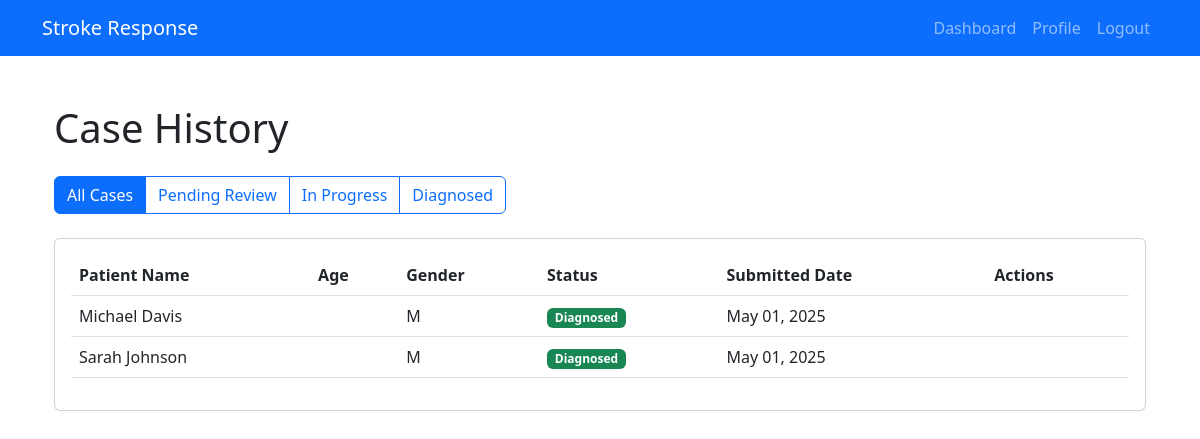
The page /neurologist/cases/ (signed in) on the database as committed earlier.
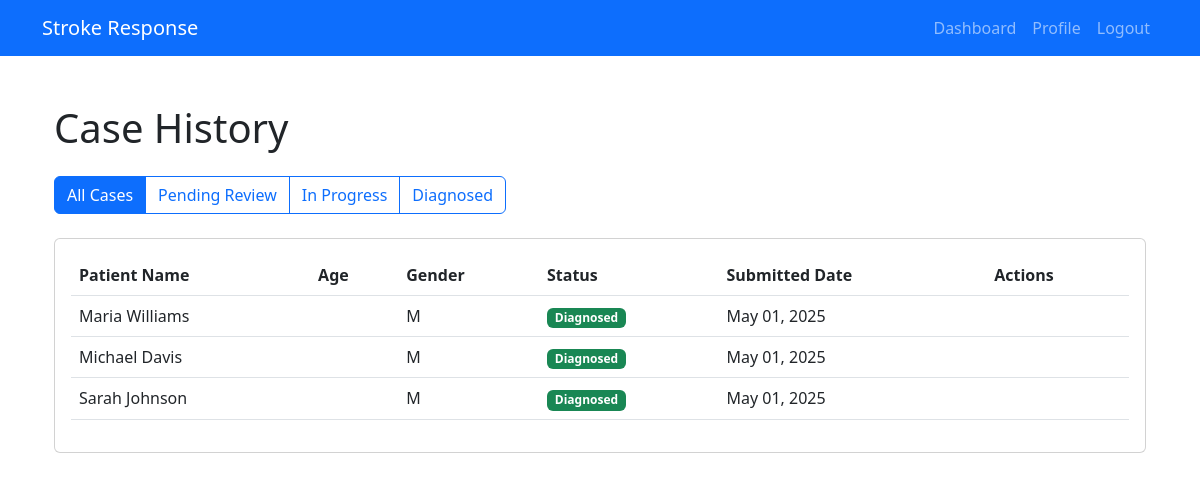
The same page on the database as committed later.
### technician/models.py (models this page shows, shortened)
class Patient(models.Model):
    STATUS_CHOICES = [
        ('NEW', 'New'),
        ('SUBMITTED', 'Submitted for Review'),
        ('REVIEWED', 'Under Review'),
        ('DIAGNOSED', 'Diagnosed'),
        ('DISCHARGED', 'Discharged'),
    ]
    GENDER_CHOICES = [
        ('M', 'Male'),
        ('F', 'Female'),
        ('O', 'Other'),
    ]
    first_name = models.CharField(max_length=100)
    last_name = models.CharField(max_length=100)
    date_of_birth = models.DateField()
    gender = models.CharField(max_length=1, choices=GENDER_CHOICES)
    contact_number = models.CharField(max_length=15, blank=True)
    address = models.TextField(blank=True)
    emergency_contact_name = models.CharField(max_length=100, blank=True)
    emergency_contact_number = models.CharField(max_length=15, blank=True)
    medical_history = models.TextField(blank=True)
    current_medications = models.TextField(blank=True)
    allergies = models.TextField(blank=True)
    blood_pressure_systolic = models.IntegerField(validators=[MinValueValidator(0), MaxValueValidator(300)])
    blood_pressure_diastolic = models.IntegerField(validators=[MinValueValidator(0), MaxValueValidator(200)])
    heart_rate = models.IntegerField(validators=[MinValueValidator(0), MaxValueValidator(300)])
    respiratory_rate = models.IntegerField(validators=[MinValueValidator(0), MaxValueValidator(100)])
    temperature = models.DecimalField(max_digits=4, decimal_places=1)
    oxygen_saturation = models.IntegerField(validators=[MinValueValidator(0), MaxValueValidator(100)])
    glasgow_coma_scale = models.IntegerField(validators=[MinValueValidator(3), MaxValueValidator(15)])
    chief_complaint = models.TextField()
    notes = models.TextField(blank=True)
    status = models.CharField(max_length=20, choices=STATUS_CHOICES, default='NEW')
    technician = models.ForeignKey(User, on_delete=models.CASCADE, related_name='patients')
    created_at = models.DateTimeField(auto_now_add=True)
    updated_at = models.DateTimeField(auto_now=True)
    class Meta:
        ordering = ['-created_at']

### neurologist/views.py (the view)
# urls.py: path('cases/', views.case_history, name='case_history'),
@login_required
@user_passes_test(is_neurologist)
def case_history(request):
    status = request.GET.get('status')
    patients = Patient.objects.exclude(status='NEW')
    if status:
        patients = patients.filter(status=status)
    paginator = Paginator(patients.order_by('-created_at'), 10)
    page_number = request.GET.get('page')
    page_obj = paginator.get_page(page_number)
    context = {
        'page_obj': page_obj,
        'current_status': status,
    }
    return render(request, 'neurologist/case_history.html', context)

### neurologist/views.py (called while the page is built)
def is_neurologist(user):
    return user.is_authenticated and hasattr(user, 'userprofile') and user.userprofile.role == 'NEUROLOGIST'

### neurologist/templates/neurologist/case_history.html (shortened to what this page needs)
{% extends 'base.html' %}
{% load static %}
{% block content %}
<div class="container py-4">
    <h1 class="mb-4">Case History</h1>
    <div class="mb-4">
        <div class="btn-group" role="group">
            <a href="{% url 'neurologist:case_history' %}" class="btn {% if not current_status %}btn-primary{% else %}btn-outline-primary{% endif %}">
                All Cases
            </a>
            <a href="{% url 'neurologist:case_history' %}?status=SUBMITTED" class="btn {% if current_status == 'SUBMITTED' %}btn-primary{% else %}btn-outline-primary{% endif %}">
                Pending Review
            </a>
            <a href="{% url 'neurologist:case_history' %}?status=REVIEWED" class="btn {% if current_status == 'REVIEWED' %}btn-primary{% else %}btn-outline-primary{% endif %}">
                In Progress
            </a>
            <a href="{% url 'neurologist:case_history' %}?status=DIAGNOSED" class="btn {% if current_status == 'DIAGNOSED' %}btn-primary{% else %}btn-outline-primary{% endif %}">
                Diagnosed
            </a>
        </div>
    </div>
    <div class="card">
        <div class="card-body">
            {% if page_obj %}
            <div class="table-responsive">
                <table class="table table-hover">
                    <thead>
                        <tr>
                            <th>Patient Name</th>
                            <th>Age</th>
                            <th>Gender</th>
                            <th>Status</th>
                            <th>Submitted Date</th>
                            <th>Actions</th>
                        </tr>
                    </thead>
                    <tbody>
                        {% for patient in page_obj %}
                        <tr>
                            <td>{{ patient.first_name }} {{ patient.last_name }}</td>
                            <td>{{ patient.age }}</td>
                            <td>{{ patient.gender }}</td>
                            <td>
                                <span class="badge {% if patient.status == 'SUBMITTED' %}bg-warning{% elif patient.status == 'REVIEWED' %}bg-info{% elif patient.status == 'DIAGNOSED' %}bg-success{% else %}bg-secondary{% endif %}">
                                    {{ patient.get_status_display }}
                                </span>
                            </td>
                            <td>{{ patient.created_at|date:"M d, Y" }}</td>
                            <td>
                            </td>
                        </tr>
                        {% endfor %}
                    </tbody>
                </table>
            </div>
            {% else %}
            <p class="text-muted text-center">No patients found.</p>
            {% endif %}
        </div>
    </div>
</div>
{% endblock %}

Rows that differ between the two databases and show on the page:
added Patient: first_name "Maria", last_name "Williams", gender "M", status "Diagnosed", created_at "May 01, 2025"
